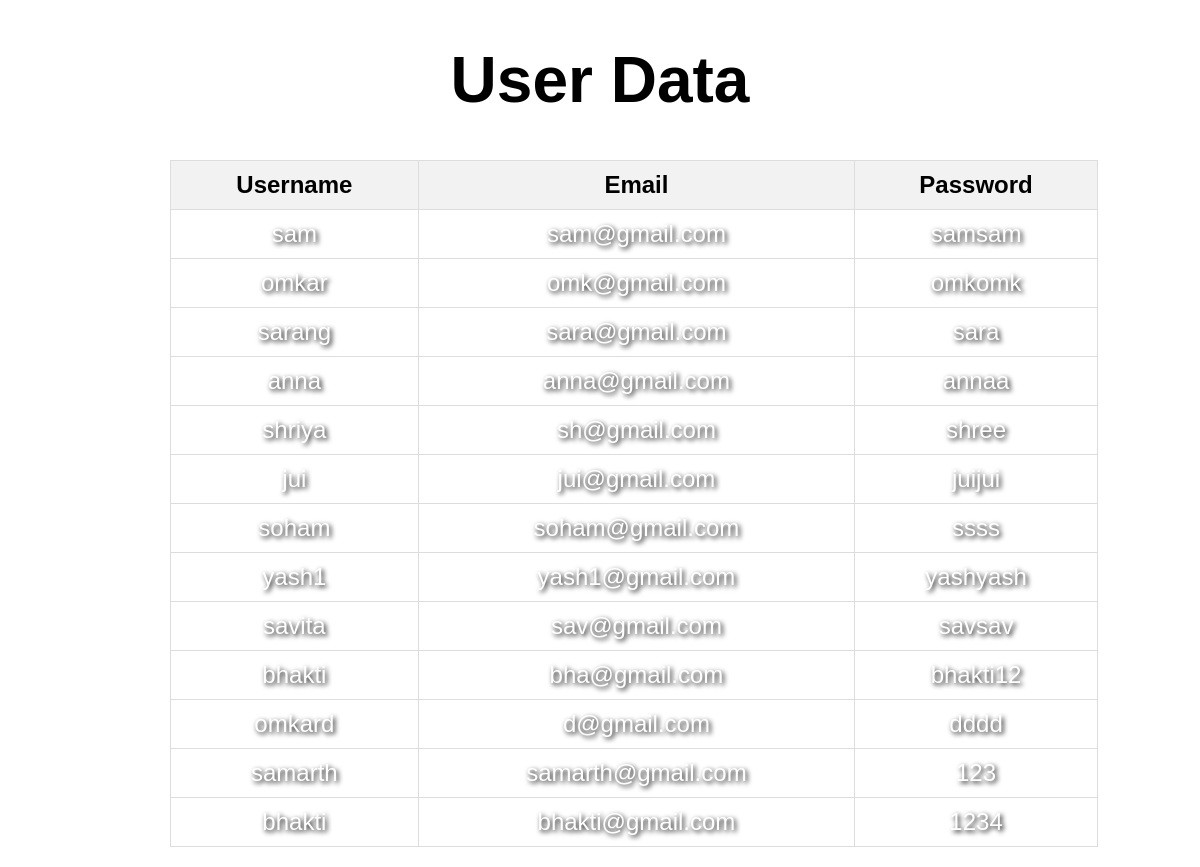
The page /view_register.php on the database its author committed.
### tables this page shows
CREATE TABLE `register` (
  `id` int(11) NOT NULL,
  `Username` varchar(100) NOT NULL,
  `Email` varchar(150) NOT NULL,
  `Password` varchar(255) NOT NULL,
  `ConfirmPassword` varchar(255) NOT NULL
);

### view_register.php (the view, shortened to what this page needs)
<?php
$conn = new mysqli('localhost', 'root', '', 'users_db');
$sql = "SELECT Username, Email, Password FROM register";
$result = $conn->query($sql);
?>
<!DOCTYPE html>
<html lang="en">
<head>
    <link rel="stylesheet" href="view.css">
</head>
<body>
    <h1>User Data</h1>
    <table>
        <thead>
            <tr>
                <th>Username</th>
                <th>Email</th>
                <th>Password</th>
            </tr>
        </thead>
        <tbody>
            <?php
            if ($result->num_rows > 0) {
                while($row = $result->fetch_assoc()) {
                    echo "<tr>
                            <td>{$row['Username']}</td>
                            <td>{$row['Email']}</td>
                            <td>{$row['Password']}</td>
                          </tr>";
                }
            } else {
                echo "<tr><td colspan='3'>No data found</td></tr>";
            }
            ?>
        </tbody>
    </table>
</body>
</html>

### view.css (style rules this page uses)
body { font-family: Arial, sans-serif; background-image: url('images/adminbg1.jpeg'); background-size: cover; background-position: center; background-attachment: fixed; margin: 20px; }
h1 { text-align: center; font-size: 4rem; text-size-adjust: 200px; }
table { width: 80%; margin-left: 150px; background:transparent; backdrop-filter: blur(10px); border-collapse: collapse; margin-top: 20px; }
table, th, td { text-align: center; font-size: 1.5rem; border: 1px solid #ddd; }
th, td { padding: 10px; text-align: center; }
th { background-color: #f2f2f2; }
td { color: white; text-shadow: 2px 2px 5px rgba(0, 0, 0, 3.8); }

### rows shown on the page
register: Username "sam", Email "sam@gmail.com", Password "samsam"
register: Username "omkar", Email "omk@gmail.com", Password "omkomk"
register: Username "sarang", Email "sara@gmail.com", Password "sara"
register: Username "anna", Email "anna@gmail.com", Password "annaa"
register: Username "shriya", Email "sh@gmail.com", Password "shree"
register: Username "jui", Email "jui@gmail.com", Password "juijui"
register: Username "soham", Email "soham@gmail.com", Password "ssss"
register: Username "yash1", Email "yash1@gmail.com", Password "yashyash"
register: Username "savita", Email "sav@gmail.com", Password "savsav"
register: Username "bhakti", Email "bha@gmail.com", Password "bhakti12"
register: Username "omkard", Email "d@gmail.com", Password "dddd"
register: Username "samarth", Email "samarth@gmail.com", Password "123"
register: Username "bhakti", Email "bhakti@gmail.com", Password "1234"
